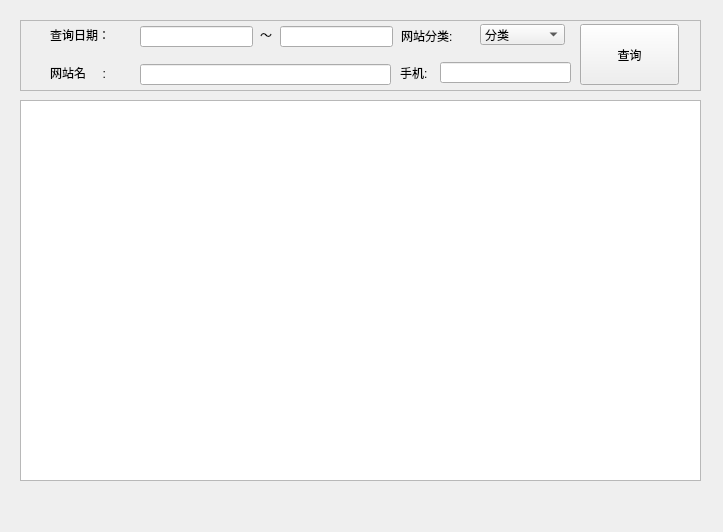
<?xml version="1.0" encoding="UTF-8"?>
<ui version="4.0">
 <class>reportMsgrecord</class>
 <widget class="QWidget" name="reportMsgrecord">
  <property name="geometry">
   <rect>
    <x>0</x>
    <y>0</y>
    <width>723</width>
    <height>532</height>
   </rect>
  </property>
  <property name="windowTitle">
   <string>Form</string>
  </property>
  <widget class="QFrame" name="frame">
   <property name="geometry">
    <rect>
     <x>20</x>
     <y>20</y>
     <width>681</width>
     <height>71</height>
    </rect>
   </property>
   <property name="frameShape">
    <enum>QFrame::StyledPanel</enum>
   </property>
   <property name="frameShadow">
    <enum>QFrame::Raised</enum>
   </property>
   <widget class="QLabel" name="label_2">
    <property name="geometry">
     <rect>
      <x>30</x>
      <y>44</y>
      <width>71</width>
      <height>17</height>
     </rect>
    </property>
    <property name="text">
     <string>网站名     :</string>
    </property>
   </widget>
   <widget class="QLineEdit" name="lineEdit_netAdress">
    <property name="geometry">
     <rect>
      <x>120</x>
      <y>44</y>
      <width>251</width>
      <height>21</height>
     </rect>
    </property>
   </widget>
   <widget class="QLineEdit" name="lineEdit_reportTimeend">
    <property name="geometry">
     <rect>
      <x>260</x>
      <y>6</y>
      <width>113</width>
      <height>21</height>
     </rect>
    </property>
   </widget>
   <widget class="QLabel" name="label">
    <property name="geometry">
     <rect>
      <x>381</x>
      <y>6</y>
      <width>81</width>
      <height>20</height>
     </rect>
    </property>
    <property name="text">
     <string>网站分类:</string>
    </property>
   </widget>
   <widget class="QLabel" name="label_3">
    <property name="geometry">
     <rect>
      <x>30</x>
      <y>6</y>
      <width>81</width>
      <height>17</height>
     </rect>
    </property>
    <property name="text">
     <string>查询日期：</string>
    </property>
   </widget>
   <widget class="QPushButton" name="pushButton_search">
    <property name="geometry">
     <rect>
      <x>560</x>
      <y>4</y>
      <width>99</width>
      <height>61</height>
     </rect>
    </property>
    <property name="text">
     <string>查询</string>
    </property>
   </widget>
   <widget class="QLabel" name="label_4">
    <property name="geometry">
     <rect>
      <x>240</x>
      <y>6</y>
      <width>21</width>
      <height>17</height>
     </rect>
    </property>
    <property name="text">
     <string>～</string>
    </property>
   </widget>
   <widget class="QLineEdit" name="lineEdit_reportTimeBegin">
    <property name="geometry">
     <rect>
      <x>120</x>
      <y>6</y>
      <width>113</width>
      <height>21</height>
     </rect>
    </property>
   </widget>
   <widget class="QComboBox" name="comboBox_netClass">
    <property name="geometry">
     <rect>
      <x>460</x>
      <y>4</y>
      <width>85</width>
      <height>21</height>
     </rect>
    </property>
    <item>
     <property name="text">
      <string>分类</string>
     </property>
    </item>
    <item>
     <property name="text">
      <string>所有故障</string>
     </property>
    </item>
   </widget>
   <widget class="QLabel" name="label_5">
    <property name="geometry">
     <rect>
      <x>380</x>
      <y>44</y>
      <width>41</width>
      <height>17</height>
     </rect>
    </property>
    <property name="text">
     <string>手机:</string>
    </property>
   </widget>
   <widget class="QLineEdit" name="lineEdit_phone">
    <property name="geometry">
     <rect>
      <x>420</x>
      <y>42</y>
      <width>131</width>
      <height>21</height>
     </rect>
    </property>
   </widget>
  </widget>
  <widget class="QListView" name="listView">
   <property name="geometry">
    <rect>
     <x>20</x>
     <y>100</y>
     <width>681</width>
     <height>381</height>
    </rect>
   </property>
  </widget>
 </widget>
 <resources/>
 <connections/>
</ui>
